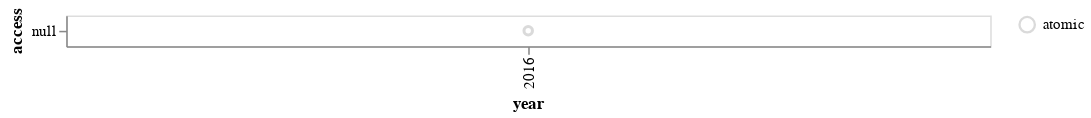

This figure's notebook cell:
### Code cell
third_chart

### Figure 1 — Vega-Lite specification as saved in the notebook (floating-point values rounded to 4 significant figures)
{"config": {"view": {"continuousWidth": 400, "continuousHeight": 300}}, "data": {"name": "data-75211bafd006c40ba1dfce8541dd97da"}, "mark": {"type": "circle", "fill": "white", "size": 30, "stroke": "#BCBCBC"}, "encoding": {"opacity": {"type": "nominal", "field": "type", "legend": {"title": ""}}, "x": {"type": "ordinal", "field": "year"}, "y": {"type": "nominal", "field": "access"}}, "transform": [{"filter": "datum.type == \"atomic\""}], "width": 600, "$schema": "https://vega.github.io/schema/vega-lite/v4.8.1.json", "datasets": {"data-75211bafd006c40ba1dfce8541dd97da": [{"year": 1932, "name": "Drum memory", "type": "magnetic", "usage": "1960s", "capacity": 62500, "lifespan": null, "access": 0.0}, {"year": 1946, "name": "Williams-Kilburn Tube", "type": "cathode ray tube", "usage": "1955", "capacity": 1000, "lifespan": null, "access": 1.0}, {"year": 1949, "name": "Magnetic-core memory", "type": "magnetic", "usage": "1970s", "capacity": 100000, "lifespan": null, "access": 1.0}, {"year": 1952, "name": "Magnetic Band (Tape)", "type": "magnetic", "usage": "today", "capacity": 1000000, "lifespan": null, "access": 0.0}, {"year": 1956, "name": "Hard Disk Drive", "type": "magnetic", "usage": "today", "capacity": 2000000000000, "lifespan": null, "access": 1.0}, {"year": 1960, "name": "Magnetic stripe card", "type": "magnetic", "usage": null, "capacity": 200, "lifespan": "3", "access": 0.0}, {"year": 1969, "name": "Floppy Disk", "type": "magnetic", "usage": "1990s", "capacity": 1440000, "lifespan": "5--30", "access": 1.0}, {"year": 1970, "name": "Bubble Memory", "type": "magnetic", "usage": "1980s", "capacity": 125000, "lifespan": null, "access": 0.0}, {"year": 1978, "name": "LaserDisc (LD)/Discovision (DV)", "type": "optical", "usage": "2001", "capacity": 324000000, "lifespan": null, "access": 1.0}, {"year": 1978, "name": "Solid-State-Drive (SSD)", "type": "electronic", "usage": "today", "capacity": 5000000000000, "lifespan": "~10", "access": 1.0}, {"year": 1981, "name": "Compact Disc (CD)", "type": "optical", "usage": "today", "capacity": 700000000, "lifespan": "25", "access": 1.0}, {"year": 1987, "name": "Digital Audio Tape (DAT)", "type": "electro-mechanical", "usage": "2005", "capacity": 256000, "lifespan": "30", "access": 0.0}, {"year": 1991, "name": "Mini-Disc", "type": "magneto-optical", "usage": "2001", "capacity": 140000000, "lifespan": "30-40", "access": 1.0}, {"year": 1992, "name": "Digital Compact Cassette (DCC)", "type": "magnetic", "usage": "1996", "capacity": 250000000, "lifespan": "30", "access": 0.0}, {"year": 1994, "name": "Zip Drive", "type": "magnetic", "usage": "1990s", "capacity": 95370000, "lifespan": "5-10", "access": 1.0}, {"year": 1994, "name": "CompactFlash (CF)", "type": "electronic", "usage": "today", "capacity": 256000000000, "lifespan": "70-80", "access": 1.0}, {"year": 1995, "name": "Digital Versatile Disc (DVD)", "type": "optical", "usage": "today", "capacity": 4500000000, "lifespan": "25", "access": 1.0}, {"year": 2000, "name": "USB Flash Disk", "type": "electronic", "usage": "today", "capacity": 2000000000000, "lifespan": "10", "access": 1.0}, {"year": 2001, "name": "Secure Digital (SD) card", "type": "electronic", "usage": "today", "capacity": 128000000000000, "lifespan": "10", "access": 1.0}, {"year": 2002, "name": "Blu-ray Disc (BD)", "type": "optical", "usage": "2019", "capacity": 128000000000, "lifespan": "100-150", "access": 1.0}, {"year": 2004, "name": "Holographic Versatile Disc (HVD)", "type": "optical", "usage": "today", "capacity": 3900000000, "lifespan": "3", "access": 1.0}, {"year": 2009, "name": "Millennial Disc (M-DISC)", "type": "optical", "usage": "2016", "capacity": 100000000000, "lifespan": "1000", "access": 1.0}, {"year": 2016, "name": "Chlorine Atomic memory", "type": "atomic", "usage": "today", "capacity": 1000, "lifespan": "U", "access": null}, {"year": 2019, "name": "DNA", "type": "molecular", "usage": "today", "capacity": 215000000000000000, "lifespan": "500", "access": 0.0}, {"year": 2019, "name": "Metabolites", "type": "molecular", "usage": "today", "capacity": 70000, "lifespan": null, "access": 0.0}]}}
